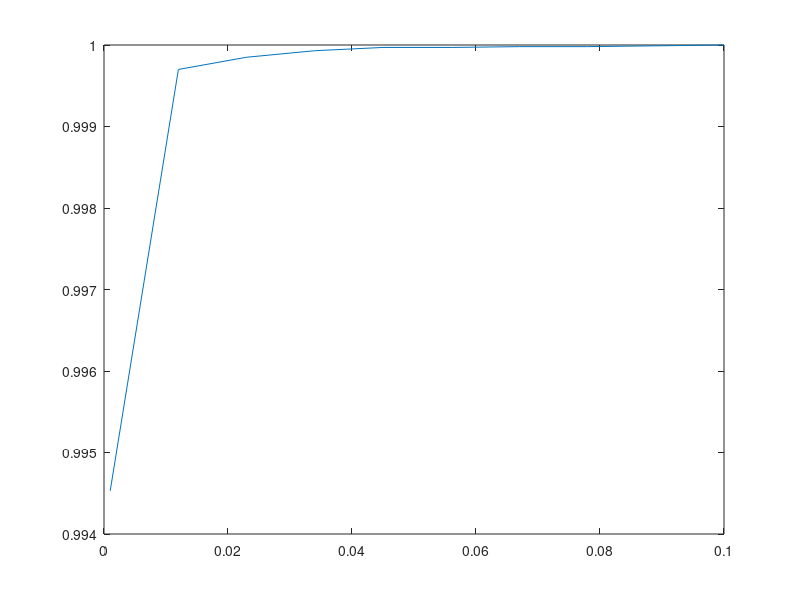

Write MATLAB code to recreate this figure.
% Performance enhanced wireless device authentication using multiple
% weighted device-specific characteristics SIMULATION.
clear; 
clc;
%%
P_fa = linspace(0.001,0.1,10);
% N features, M realizations
N = 4; 
M = 100000;

p_rfa = zeros(1,length(P_fa));
p_rd = zeros(1,length(P_fa));
p_d = zeros(1, length(P_fa));
T = zeros(1, length(P_fa));
A = zeros(1,N);
a = zeros(1,N);
w = zeros(1,N);
k = 1;

for  j = 1:length(P_fa)
    
                n_a = 0;
                n_e = 0;

            % Create vectors
            X_v = ones(N, M);
            X_v(1,:)= 20.6;
            X_v(2,:)= 50;
            X_v(3,:)= 71.6;
            X_v(4,:)= 49.7;
%             X_v(5,:)= 59.7;
            
            sigmas = 0.01*ones(N,1);
            
%             for i = 2:N
%                 sigmas(i) = sigmas(i-1) * 0.0008;
%             end
            
            % Creat Noise (every row(i) have var_i= sigmas(i)) 
            sigmas = sigmas';
            R = randn(N,M);
            N_w = bsxfun(@times,R',sqrt(sigmas));
            N_n = N_w';
            % Alice or Eve?
%              X_r = 1.0003*X_v;  %Alice
              X_r = 1.055*X_v;  %Eve
            
           
            % Y estimated features
            Y = X_r + N_n;

            Delta_X = Y - X_v;
            X = X_r - X_v;
            
            % Compute weights
            for i = 1:N
                C = 50;
                m = mean(X,2);
                w(i)= m(i)/(sigmas(i)*C);
            end
            
            % Normalization weight
            if k == 1
            w = w/sum(w);
            else
            w = ones(1,N)/N;
            end   


            % Variable decision
              a = ones(N,M);
              for i = 1:N
              a(i,:) = m(i);
              end 
              A = a + R;
              S = (bsxfun(@times,A',w))';
              s = sum(S);
              
             % Thresholds
            T(j) = sqrt(w*w')*qfuncinv(P_fa(j));
            p_d(j) = qfunc(qfuncinv(P_fa(j))-mean(s)/sqrt(w*w'));
            
       for i = 1:M
            if (s(i) < T(j))
                n_a = n_a + 1;
            else
                n_e = n_e + 1;
            end
            
            % Next s 
       end
        p_rd(j) = n_e/(n_a+n_e);
end
        
%        if s == 0
%             p_rfa = n_e/(n_a+n_e);
%         else
%             p_rd = n_e/(n_a+n_e);
%        end
%        
        
        

% plot(P_fa, p_d,'o');

plot(P_fa, p_rd);
hold on;